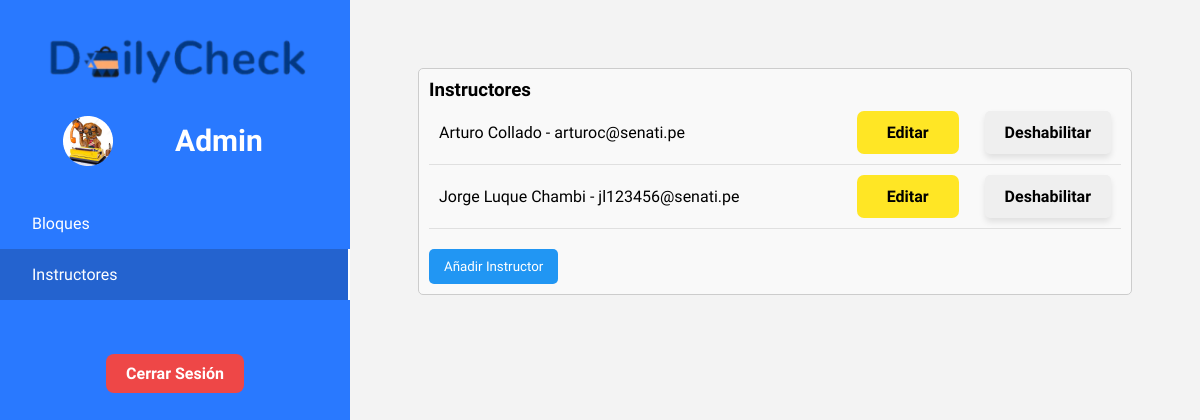
Page /views/admin/instructores.php (signed in) on the committed database.
### tables this page shows
CREATE TABLE `usuarios` (
  `id` int(11) NOT NULL,
  `nombres` varchar(50) NOT NULL,
  `apellidos` varchar(50) NOT NULL,
  `correo` varchar(50) NOT NULL,
  `clave` varchar(50) NOT NULL,
  `rol_id` int(11) NOT NULL,
  `habilitado` tinyint(4) DEFAULT 1
);

### controller/instructorControlador.php (called while the page is built, shortened)
<?php
require_once $_SERVER['DOCUMENT_ROOT'] . '/SistemaControlAsistencia/model/instructoModelo.php';
class ControladorInstructor
{
    private $modelo;
    public function __construct($conexion)
    {
        $this->modelo = new ModeloInstructor($conexion);
    }
    public function listarInstructores()
    {
        return $this->modelo->listarInstructores();
    }
}

### model/instructoModelo.php (called while the page is built, shortened)
<?php
class ModeloInstructor
{
    private $conexion;
    public function __construct($conexion)
    {
        $this->conexion = $conexion;
    }
    public function listarInstructores(): mixed {
        $sql = "SELECT * FROM usuarios WHERE rol_id = 2";
        $stmt = $this->conexion->prepare($sql);
        $stmt->execute();
        return $stmt->fetchAll(PDO::FETCH_ASSOC);
    }
}

### views/admin/instructores.php (the view, shortened to what this page needs)
<?php
require_once '../../config/conexion.php';
require_once '../../controller/instructorControlador.php';
$ControladorInstructor = new ControladorInstructor($conexion);
$instructores = $ControladorInstructor->listarInstructores();
?>
<!DOCTYPE html>
<html lang="en">
<head>
    <link rel="stylesheet" href="../../public/css/admin.css">
    <link rel="stylesheet" href="../../public/css/usuarios_bloques.css">
    <link rel="stylesheet" href="https://cdnjs.cloudflare.com/ajax/libs/font-awesome/6.0.0-beta3/css/all.min.css">
</head>
<body>
    <main>
        <div class="c-admin">
            <div class="admin-info">
                <div class="c-img-logo">
                    <img src="../../public/img/logo.png" alt="">
                </div>
                <div class="informacion-admin">
                    <img src="../../public/img/profile.png" alt="Foto de Perfil de admin">
                    <p>Admin</p>
                </div>
                <nav class="admin-nav">
                    <ul>
                        <li>
                            <a href="index.php" class="nav-link">
                                Bloques
                            </a>
                        </li>
                        <li>
                            <a href="instructores.php" class="nav-link active">
                                Instructores
                            </a>
                        </li>
                    </ul>
                </nav>
                <div class="c-cerrar-sesion">
                    <a href="../logout.php" type="button" class="btn btn-danger">Cerrar Sesión</a>
                </div>
            </div>
            <div class="bloques">
                <div class="usuarios">
                    <h3>Instructores</h3>
                    <?php foreach ($instructores as $instructor): ?>
                        <div class="alumno-item" id="instructor-<?php echo $instructor['id']; ?>">
                            <?php echo ($instructor['nombres'] . ' ' . $instructor['apellidos']); ?> -
                            <?php echo ($instructor['correo']); ?>
                            <div class="botones-acciones">
                                <button class="boton-editar"
                                    onclick="openEditModal('<?php echo $instructor['id']; ?>', '<?php echo $instructor['nombres']; ?>', '<?php echo $instructor['apellidos']; ?>', '<?php echo $instructor['correo']; ?>')">Editar</button>
                                <button class="toggle-button" id="button-disable-<?php echo $instructor['id']; ?>"
                                    onclick="toggleInstructor(<?php echo $instructor['id']; ?>)"
                                    style="<?php echo !$instructor['habilitado'] ? 'display: none;' : ''; ?>">Deshabilitar</button>
                            </div>
                        </div>
                    <?php endforeach; ?>
                    <div class="c-boton-">
                        <button class="openModal" id="openInstructorModalButton">Añadir Instructor</button>
                    </div>
                </div>
            </div>
    </main>
</body>
</html>

### public/css/admin.css (style rules this page uses)
.c-admin { display: grid; grid-template-columns: minmax(250px, 350px) 1fr; background: var(--neutral); min-height: 100vh; }
.admin-info { background-color: var(--blue); color: var(--light); }
.c-img-logo { padding: 1.5em; }
.informacion-admin { width: 100%; display: grid; grid-template-columns: repeat(2, 1fr); align-items: center; }
.informacion-admin img { margin: auto; }
.informacion-admin p { font-size: 30px; font-weight: bold; }
.admin-nav { padding: 2em 0; width: 100%; }
.admin-nav .nav-link { display: flex; align-items: center; gap: 1em; padding: 1em 2em; }
.admin-nav .nav-link:hover, .admin-nav .nav-link.active { background: #2463cf; }
.admin-nav .nav-link.active { border-right: 2px solid var(--light); }
.c-cerrar-sesion { width: 100%; text-align: center; margin-block-start: 2rem; }
.boton-editar { background-color: var(--yellow); font-size: 1rem; padding: 10px 30px; border: none; font-weight: bold; margin-inline: 1rem; cursor: pointer; border-radius: 7px; }
.bloques { margin: 3rem; }

### public/css/usuarios_bloques.css (style rules this page uses)
.usuarios { margin: 20px; padding: 10px; border: 1px solid #ccc; border-radius: 5px; background-color: #f9f9f9; }
.alumno-item { display: flex; justify-content: space-between; align-items: center; padding: 10px; border-bottom: 1px solid #e0e0e0; }
.botones-acciones { display: flex; gap: 10px; }
.c-boton- { margin-top: 20px; }
.openModal { padding: 10px 15px; background-color: #2196F3; color: white; border: none; border-radius: 5px; cursor: pointer; transition: background-color 0.3s ease; }
.toggle-button { padding: 12px 20px; border: none; border-radius: 5px; font-size: 16px; font-weight: bold; cursor: pointer; transition: all 0.3s ease; box-shadow: 0 4px 6px rgba(0, 0, 0, 0.1); }

### public/css/main.css (style rules this page uses)
:root { --dark: #333333; --light: #ffffff; --neutral: #f3f3f3; --dark-5: #afafaf; --blue: #2979ff; --red: #ee4747; --yellow: #ffe625; --orange: #ff9925; --green: #59a936; }
* { margin: 0; padding: 0; box-sizing: border-box; font-family: 'Onest', sans-serif; }
body { min-height: 100vh; background-color: var(--neutral); }
img { display: block; max-width: 100%; }
a { text-decoration: none; color: inherit; }
.btn { border: none; padding: 10px 20px; font-weight: 600; font-size: 1em; border-radius: 8px; cursor: pointer; transition: all ease 0.3s; }
.btn-danger { background: var(--red); color: var(--light); }

### rows in the picture
usuarios: nombres "Arturo", apellidos "Collado", correo "arturoc@senati.pe"
usuarios: nombres "Jorge", apellidos "Luque Chambi", correo "jl123456@senati.pe"
